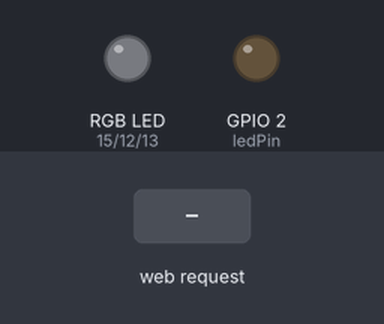
This sketch was run on a simulated ESP8266 (NodeMCU). Shown: an RGB LED mixed from three pins (HIGH = lit), output pins drawn as LEDs (lit = HIGH). The test bench sets the inputs (shaded band). Dim RGB values are drawn brighter than linear; WiFi joins after 1.5 s; servers stay silent unless stated; what the sketch prints to the serial monitor is not drawn.

Above: at 2.7 s.
2.8 s: HTTP request GET /LED=OFF received
At 4.0 s:
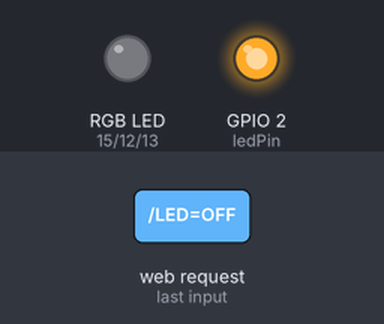
4.3 s: HTTP request GET /LED=GREEN received
At 5.3 s:
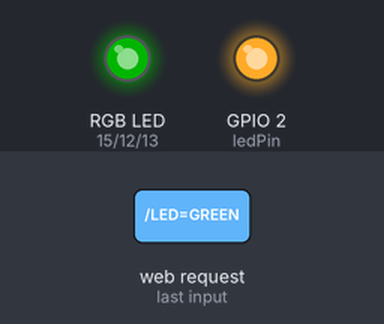
5.8 s: HTTP request GET /LED=ON received
At 6.4 s:
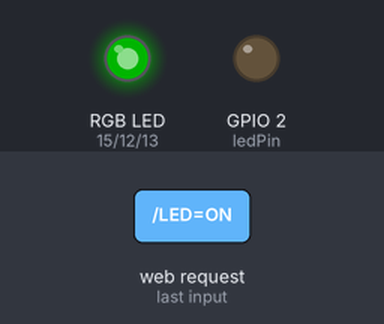
7.3 s: HTTP request GET /LED=RED received
At 7.6 s:
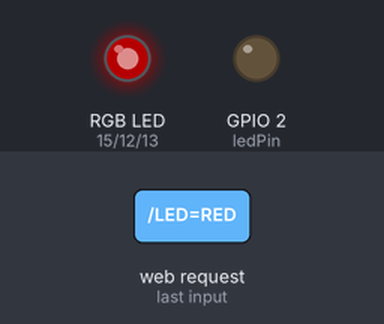
8.8 s: HTTP request GET /LED=BLUE received
At 9.9 s:
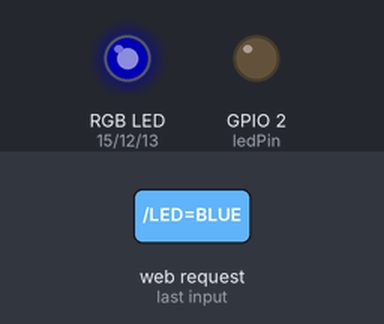
10.3 s: HTTP request GET /LED=PURPLE received
At 11.0 s:
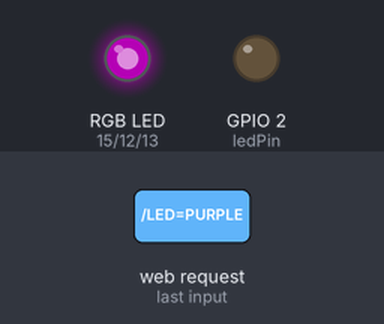
Timing chart, 0 to 12.8 s (numbered marks = the images above; inputs shaded):
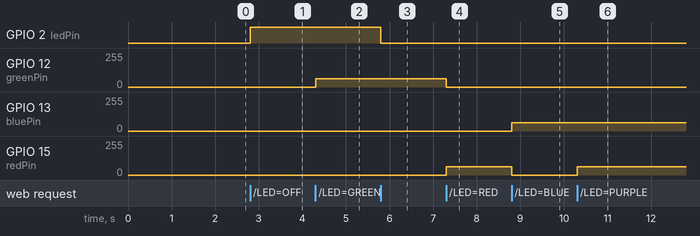

The sketch:

webserver_esp8266-12.ino
```cpp
#include <ESP8266WiFi.h>


const char* ssid = "your ssid";
const char* password = "youpassword";
int ledPin = 2; // GPIO2
int redPin = 15;  //GPIO15
int greenPin = 12;  //GPIO12
int bluePin = 13;  //GPIO13
int colour;

int UVvalue;
int SolarValue;
char UVString[6];
char  SolarString[6];

WiFiServer server(80);

void setup() {
Serial.begin(115200);
delay(10);

pinMode(ledPin, OUTPUT);
pinMode(redPin, OUTPUT);
pinMode(greenPin, OUTPUT);
pinMode(bluePin, OUTPUT);

pinMode(A0, INPUT); // luminosity


digitalWrite(ledPin, LOW);

// Connect to WiFi network
Serial.println();
Serial.println();
Serial.print("Connecting to ");
Serial.println(ssid);

WiFi.begin(ssid, password);

while (WiFi.status() != WL_CONNECTED) {
delay(500);
Serial.print(".");
}
Serial.println("");
Serial.println("WiFi connected");

// Start the server
server.begin();
Serial.println("Server started");

// Print the IP address
Serial.print("Use this URL to connect: ");
Serial.print("http://");
Serial.print(WiFi.localIP());
Serial.println("/");

}

void loop() {
// Check if a client has connected
WiFiClient client = server.available();
if (!client) {
return;
}

// Wait until the client sends some data
Serial.println("new client");
while(!client.available()){
delay(1);
}

// Read the first line of the request

//String request = client.readStringUntil(‘\r’);

//Serial.println(request);


  String req = client.readStringUntil('\r');
  Serial.println(req);
client.flush();

// Match the request

int value = LOW;
if (req.indexOf("/LED=ON") != -1) {
digitalWrite(ledPin, LOW);
value = HIGH;
}
if (req.indexOf("/LED=OFF") != -1) {
digitalWrite(ledPin, HIGH);
value = LOW;
}
if (req.indexOf("/LED=GREEN") != -1) {
//digitalWrite(greenPin, HIGH);
//digitalWrite(bluePin, LOW);
//digitalWrite(redPin, LOW);
       analogWrite(bluePin, 0);
       analogWrite(greenPin, 255);
       analogWrite(redPin, 0);
colour = 1; //green
}
if (req.indexOf("/LED=RED") != -1) {
       analogWrite(bluePin, 0);
       analogWrite(greenPin, 0);
       analogWrite(redPin, 255);
colour = 2; //red
}
if (req.indexOf("/LED=BLUE") != -1) {
       analogWrite(bluePin, 255);
       analogWrite(greenPin, 0);
       analogWrite(redPin, 0);
colour = 3; //red
}

if (req.indexOf("/LED=PURPLE") != -1) {
       analogWrite(bluePin, 255);
       analogWrite(greenPin, 0);
       analogWrite(redPin, 255);
colour = 4; //purple
}


//analogRead(A0)
if (req.indexOf("/Luminosity") != -1) {
  SolarValue = 1024 - analogRead(A0);
  sprintf(SolarString, "%d", SolarValue);
}


// Set ledPin according to the request
//digitalWrite(ledPin, value);

// Return the response
client.println("HTTP/1.1 200 OK");
client.println("Content-Type: text/html");
client.println(""); // do not forget this one
client.println("<!DOCTYPE HTML>");
client.println("<html>");

client.print("Led pin is now: ");

if(value == HIGH) {
client.print("On");
} else {
client.print("Off");
}


client.println("<br><br>");
client.print("Colour Led is now: ");
 if (colour == 1) {
  client.print("GREEN");
} else if (colour == 2){
  client.print("RED");
} else if (colour == 3){
  client.print("BLUE");
} else if (colour == 4){
  client.print("PURPLE");
}

client.println("<br><br>");
client.print("Luminosity is now: ");
client.println(SolarString);
client.println("<br><br>");
client.println("Click <a href=\"/LED=ON\">here</a> turn the LED on pin 2 ON<br>");
client.println("Click <a href=\"/LED=OFF\">here</a> turn the LED on pin 2 OFF<br>");
client.println("Click <a href=\"/Luminosity\">here</a> to get luminosity reading<br>");
client.println("<br>Change the LED colour<br>");
client.println("Click <a href=\"/LED=RED\">here</a> turn the LED on to RED<br>");
client.println("Click <a href=\"/LED=GREEN\">here</a> turn the LED on to GREEN<br>");
client.println("Click <a href=\"/LED=BLUE\">here</a> turn the LED on to BLUE<br>");
client.println("Click <a href=\"/LED=PURPLE\">here</a> turn the LED on to PURPLE<br>");
client.println("</html>");

delay(1);
Serial.println("Client disonnected");
Serial.println("");

}
```

Measured:
- after the input at 2.8 s, GPIO 2 (ledPin): LOW → HIGH at once
- after the input at 4.3 s, GPIO 12 (greenPin): 0/255 → 63/255 at once
- after the input at 5.8 s, GPIO 2 (ledPin): HIGH → LOW at once
- after the input at 7.3 s, GPIO 12 (greenPin): 63/255 → 0/255 at once; GPIO 15 (redPin): 0/255 → 63/255 at once
- after the input at 8.8 s, GPIO 13 (bluePin): 0/255 → 63/255 at once; GPIO 15 (redPin): 63/255 → 0/255 at once
- after the input at 10.3 s, GPIO 15 (redPin): 0/255 → 63/255 at once
